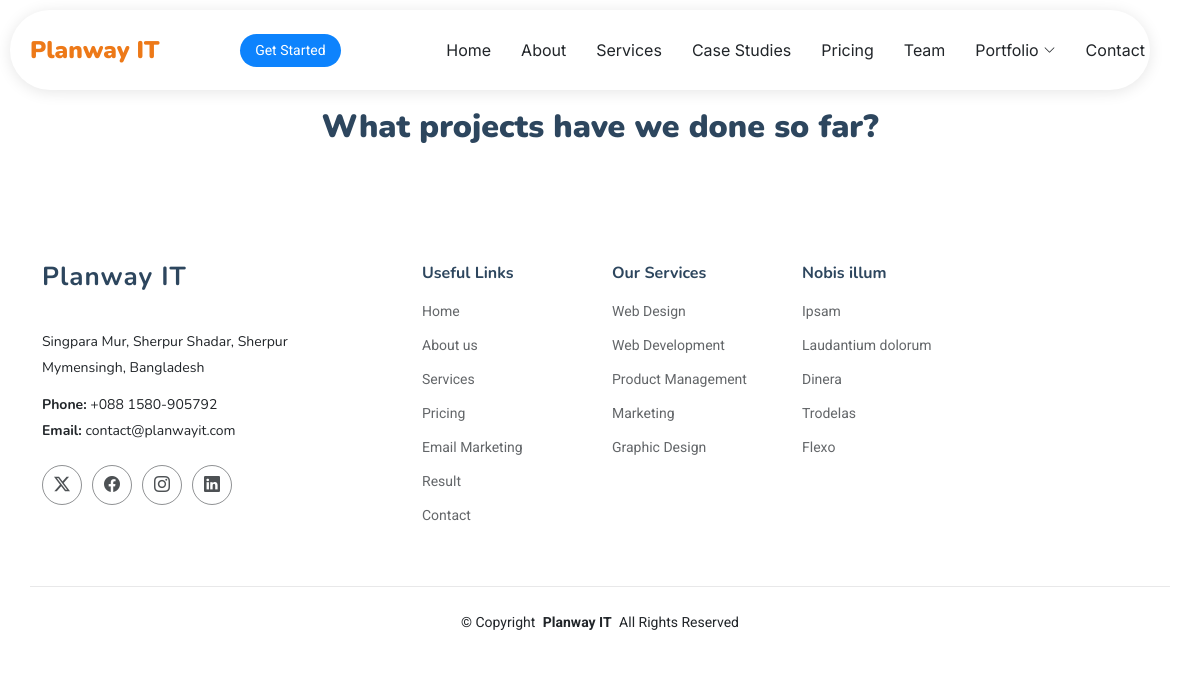
Page /case-study/ on the earlier database version.
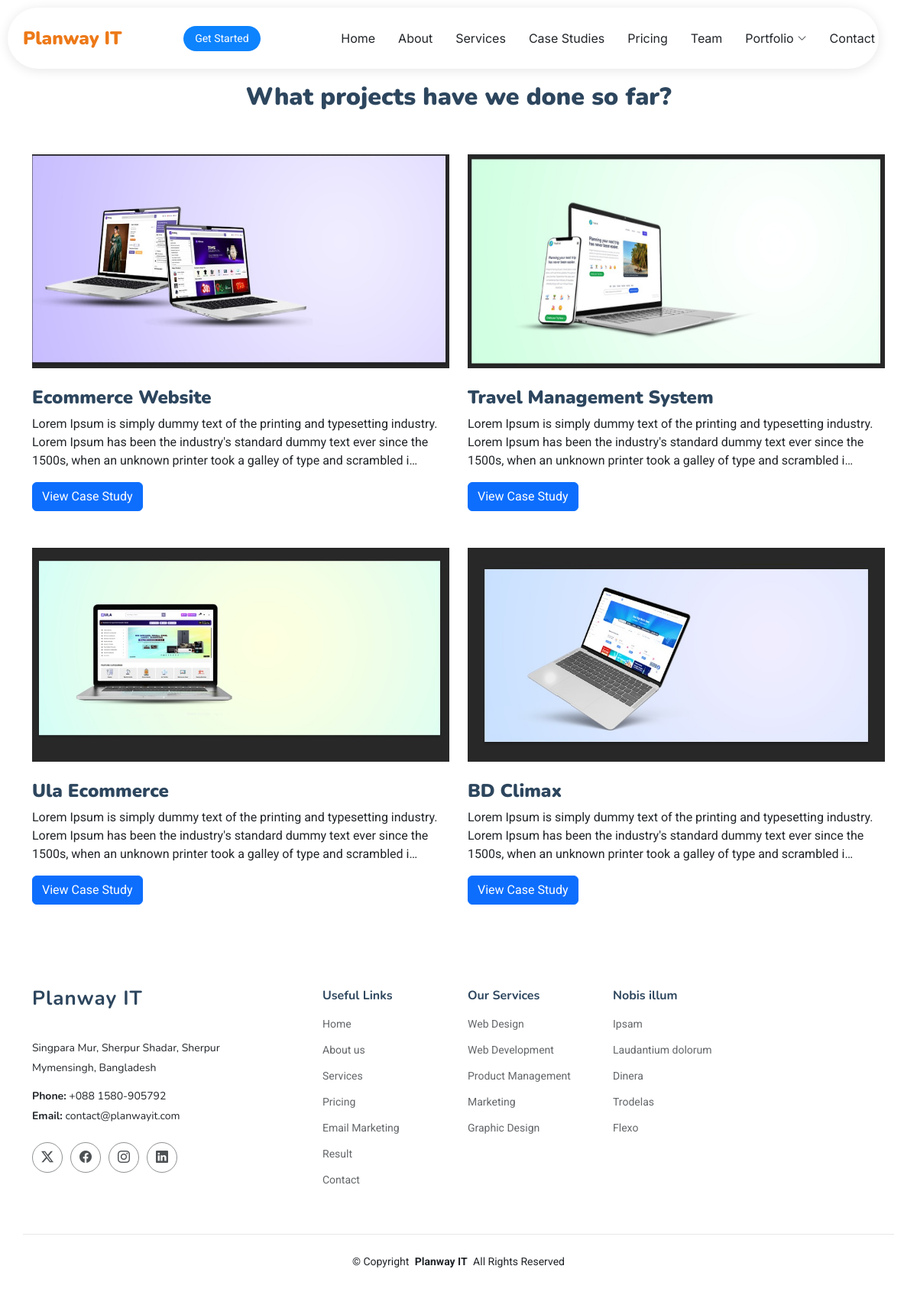
Same page on the later database version.
### sadmin/models.py (models this page shows, shortened)
class CaseStudy(models.Model):
    image = models.ImageField()
    title = models.CharField(max_length=500)
    details=models.TextField()
    date = models.DateField()

### sadmin/views.py (the view)
# urls.py: path('case-study/', views.StudyCase.as_view(), name='case_study'),
class StudyCase(View):
    def get(self, request):
        case_data= CaseStudy.objects.all()
        context = {
            "case_data":case_data,
            "isact_portfolio": "active"
        }
        return render(request, "case-study.html", context)

### templates/case-study.html (shortened to what this page needs)
{% extends 'templating/base.html' %}
{% load static %}
{% block content %}
    <section class="related-projects section-sm bg-gray mt-5">
      <div class="container">
        <div class="row">
          <div class="col-12">
            <div class="text-center">
              <h2 style="font-weight: 900;">What projects have we done so far?</h2>
            </div>
          </div>
        </div>
        <div class="row">
        {% for d in case_data %}
          <div class="col-md-6 mt-5">
            <div class="content">
              <img class="img-fluid" src="{{d.image.url}}" style="height:280px;width:100%;">
              <div class="content mt-4">
                <h4 style="font-weight: 900;">{{d.title}}</h4>
                <p>{{d.details|truncatechars:215}}</p>
                  <button class="btn btn-primary" >View Case Study</button>
              </div>
            </div>
          </div>
        {% endfor %}
        </div>
      </div>
    </section>
{% endblock %}

### templates/templating/base.html (shortened to what this page needs)
<!DOCTYPE html>
<html lang="en">
{% load static %}
<head>
  <link href="{% static 'assets/vendor/bootstrap/css/bootstrap.min.css' %}" rel="stylesheet">
  <link href="{% static 'assets/vendor/bootstrap-icons/bootstrap-icons.css' %}" rel="stylesheet">
  <link href="{% static 'assets/vendor/aos/aos.css' %}" rel="stylesheet">
  <link href="{% static 'assets/vendor/glightbox/css/glightbox.min.css' %}" rel="stylesheet">
  <link href="{% static 'assets/vendor/swiper/swiper-bundle.min.css' %}" rel="stylesheet">
  <link href="{% static 'assets/css/main.css' %}" rel="stylesheet">
</head>
<body class="index-page">
  <header id="header" class="header d-flex align-items-center fixed-top">
    <div class="header-container container-fluid container-xl position-relative d-flex align-items-center justify-content-between">
      <a href="{% url 'home' %}" class="logo d-flex align-items-center me-auto me-xl-0">
        <h1 class="sitename" style="font-weight: 900;color:#ED7918;">Planway IT</h1>
      </a>
      <nav id="navmenu" class="navmenu">
        <ul>
          <li><a href="{% url 'home' %}">Home</a></li>
          <li><a href="{% url 'about' %}">About</a></li>
          <li><a href="{% url 'service' %}">Services</a></li>
          <li><a href="{% url 'case_study' %}">Case Studies</a></li>
          <li><a href="{% url 'pricing' %}">Pricing</a></li>
          <li><a href="{% url 'team' %}">Team</a></li>
          <li class="dropdown"><a href=""><span>Portfolio</span> <i class="bi bi-chevron-down toggle-dropdown"></i></a>
          </li>
          <li><a href="{% url 'contact' %}">Contact</a></li>
        </ul>
      </nav>
      <a class="btn-getstarted" href="{% url 'contact' %}">Get Started</a>
    </div>
  </header>
  <main class="main">
    {% block content %}
    {% endblock %}
  </main>
  <footer id="footer" class="footer">
    <div class="container footer-top">
      <div class="row gy-4">
        <div class="col-lg-4 col-md-6 footer-about">
          <a href="{% url 'home' %}" class="logo d-flex align-items-center">
            <span class="sitename">Planway IT</span>
          </a>
          <div class="footer-contact pt-3">
            <p>Singpara Mur, Sherpur Shadar, Sherpur</p>
            <p>Mymensingh, Bangladesh</p>
            <p class="mt-3"><strong>Phone:</strong> <span>+088 1580-905792</span></p>
            <p><strong>Email:</strong> <span>contact@planwayit.com</span></p>
          </div>
          <div class="social-links d-flex mt-4">
            <a href=""><i class="bi bi-twitter-x"></i></a>
            <a href=""><i class="bi bi-facebook"></i></a>
            <a href=""><i class="bi bi-instagram"></i></a>
            <a href=""><i class="bi bi-linkedin"></i></a>
          </div>
        </div>
        <div class="col-lg-2 col-md-3 footer-links">
          <h4>Useful Links</h4>
          <ul>
            <li><a href="{% url 'home' %}">Home</a></li>
            <li><a href="{% url 'about' %}">About us</a></li>
            <li><a href="{% url 'service' %}">Services</a></li>
            <li><a href="#">Pricing</a></li>
            <li><a href="{% url 'pricing' %}">Email Marketing</a></li>
            <li><a href="{% url 'result' %}">Result</a></li>
            <li><a href="{% url 'contact' %}">Contact</a></li>
          </ul>
        </div>
        <div class="col-lg-2 col-md-3 footer-links">
          <h4>Our Services</h4>
          <ul>
            <li><a href="#">Web Design</a></li>
            <li><a href="#">Web Development</a></li>
            <li><a href="#">Product Management</a></li>
            <li><a href="#">Marketing</a></li>
            <li><a href="#">Graphic Design</a></li>
          </ul>
        </div>
        <div class="col-lg-2 col-md-3 footer-links">
          <h4>Nobis illum</h4>
          <ul>
            <li><a href="#">Ipsam</a></li>
            <li><a href="#">Laudantium dolorum</a></li>
            <li><a href="#">Dinera</a></li>
            <li><a href="#">Trodelas</a></li>
            <li><a href="#">Flexo</a></li>
          </ul>
        </div>
      </div>
    </div>
    <div class="container copyright text-center mt-4">
      <p>© <span>Copyright</span> <strong class="px-1 sitename">Planway IT</strong> <span>All Rights Reserved</span></p>
    </div>
  </footer>
</body>
</html>

Differences in the rows shown:
added CaseStudy: image (picture), title "Ecommerce Website", details "Lorem Ipsum is simply dummy text of the printing and typesetting industry. Lorem Ipsum has been the industry's standard dummy text ever since the 1500s, when an unknown printer took a galley of type and scrambled i…"
added CaseStudy: image (picture), title "Travel Management System", details "Lorem Ipsum is simply dummy text of the printing and typesetting industry. Lorem Ipsum has been the industry's standard dummy text ever since the 1500s, when an unknown printer took a galley of type and scrambled i…"
added CaseStudy: image (picture), title "Ula Ecommerce", details "Lorem Ipsum is simply dummy text of the printing and typesetting industry. Lorem Ipsum has been the industry's standard dummy text ever since the 1500s, when an unknown printer took a galley of type and scrambled i…"
added CaseStudy: image (picture), title "BD Climax", details "Lorem Ipsum is simply dummy text of the printing and typesetting industry. Lorem Ipsum has been the industry's standard dummy text ever since the 1500s, when an unknown printer took a galley of type and scrambled i…"
